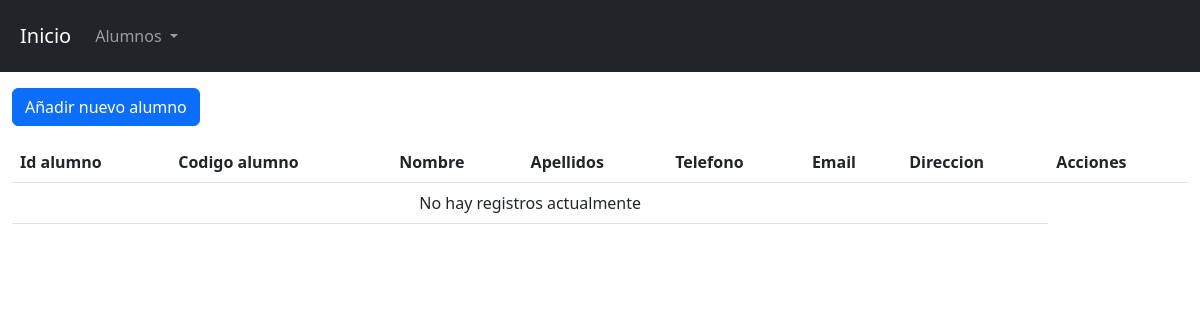
The app's page /view/username/index.php, older data.
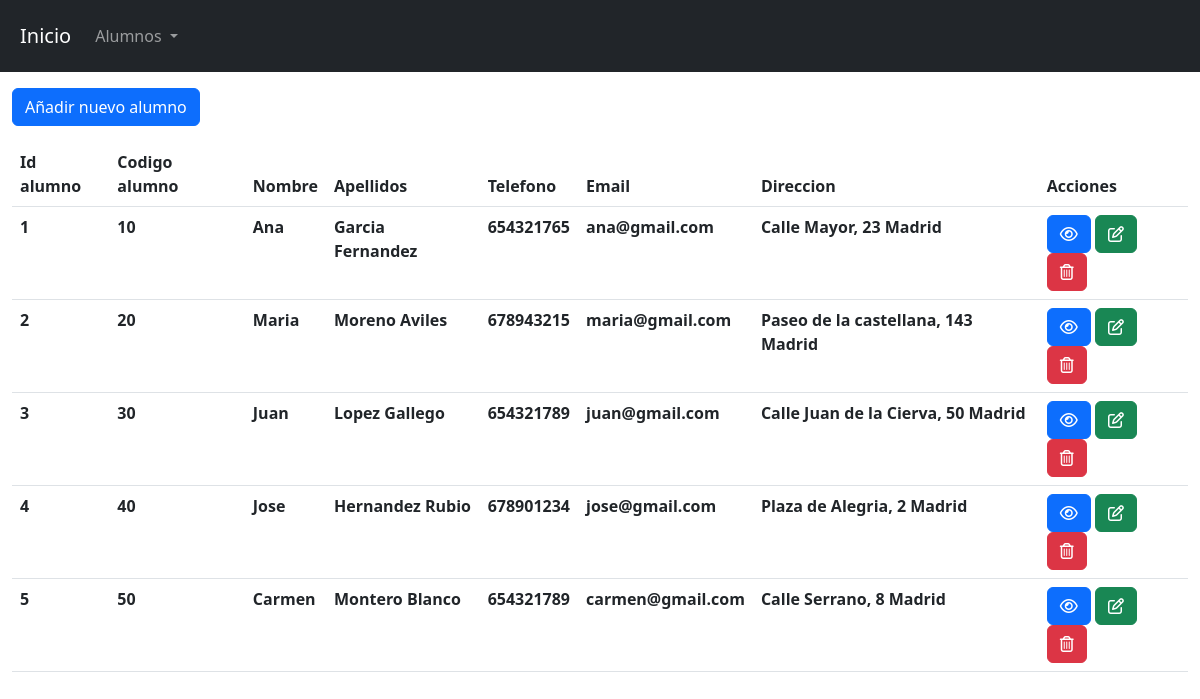
The same page, newer data.
### tables this page shows
CREATE TABLE `username` (
  `idAlumno` int(11) NOT NULL,
  `codigo` int(11) NOT NULL,
  `nombre` varchar(100) NOT NULL,
  `apellidos` varchar(100) NOT NULL,
  `telefono` int(11) NOT NULL,
  `email` varchar(100) NOT NULL,
  `direccion` varchar(255) NOT NULL,
  `idNota` int(11) NOT NULL,
  `idMatriculas` int(11) NOT NULL
);

### config/db.php (called while the page is built)
<?php
class Db {
    private $host = "localhost";
    private $dbname = "alumnos";
    private $user = "root";
    private $password = "";
    public function conexion() {
        try {
            $PDO = new PDO("mysql:host=".$this->host.";dbname=".$this->dbname,$this->user,$this->password);
            return $PDO;
        }catch(PDOException $e) {
            return $e->getMessage();
        }
    }
}
?>

### controller/usernameController.php (called while the page is built, shortened)
<?php
class UsernameController{
    private $model;
    public function __construct() {
        require_once("c://xampp/htdocs/RepasoNov/model/usernameModel.php");
        $this->model = new UsernameModel();
    }
    public function index() {
        return ($this->model->index()) ? $this->model->index() : false;
    }
}
?>

### model/usernameModel.php (called while the page is built, shortened)
<?php
class UsernameModel{
    private $PDO;
    public function __construct() {
        require_once("c://xampp/htdocs/RepasoNov/config/db.php");
        $con = new Db();
        $this->PDO = $con->conexion();
    }
    public function index() {
        $stament = $this->PDO->prepare("SELECT * FROM username");
        return ($stament->execute()) ? $stament->fetchAll() : false;
    }
}
?>

### view/username/index.php (the view, shortened to what this page needs)
<?php
require_once ("c://xampp/htdocs/RepasoNov/view/head/head.php");
require_once ("c://xampp/htdocs/RepasoNov/controller/usernameController.php");
$obj = new UsernameController();
$rows = $obj->index();
?>
<div class="mb-3">
    <a href="/RepasoNov/view/username/create.php" class="btn btn-primary">Añadir nuevo alumno</a>
</div>
<div class="table-responsive">
<table class="table table-hover">
    <thead>
        <tr>
            <th scope="col">Id alumno</th>
            <th scope="col">Codigo alumno</th>
            <th scope="col">Nombre</th>
            <th scope="col">Apellidos</th>
            <th scope="col">Telefono</th>
            <th scope="col">Email</th>
            <th scope="col">Direccion</th>
            <th scope="col">Acciones</th>
        </tr>
    </thead>
    <tbody>
    <?php if($rows): ?>
      <?php foreach($rows as $row): ?>
    <tr>
            <th><?= $row[0]?></th>
            <th><?= $row[1]?></th>
            <th><?= $row[2]?></th>
            <th><?= $row[3]?></th>
            <th><?= $row[4]?></th>
            <th><?= $row[5]?></th>
            <th><?= $row[6]?></th>
            <th>
                <a href="show.php?idAlumno=<?= $row[0]?>" class="btn btn-primary" title="Ver"><i class="fa-regular fa-eye"></i></a>
                <a href="edit.php?idAlumno=<?= $row[0]?>" class="btn btn-success" title="Actualizar"><i class="fa-regular fa-pen-to-square"></i></a>
    <a href="delete.php?idAlumno" class="btn btn-danger" data-bs-toggle="modal" data-bs-target="#exampleModal" title="Eliminar"><i class="fa-regular fa-trash-can"></i></a>
     </th>
        </tr>
        <?php endforeach; ?>
        <?php else: ?>
            <tr>
                <td colspan="7" class="text-center">No hay registros actualmente</td>
            </tr>
    <?php endif; ?>
    </tbody>
</table>
</div>
<?php
require_once ("c://xampp/htdocs/RepasoNov/view/head/footer.php");
?>

### view/head/head.php (shortened to what this page needs)
<!doctype html>
<html lang="en">
  <head>
    <link href="https://cdn.jsdelivr.net/npm/bootstrap@5.2.2/dist/css/bootstrap.min.css" rel="stylesheet">
    <link href="https://cdnjs.cloudflare.com/ajax/libs/font-awesome/6.2.1/css/all.min.css" rel="stylesheet">
  </head>
  <body>
    <div class="container-fluid bg-dark p-2 mb-3">
  <nav class="navbar navbar-expand-lg navbar-dark bg-dark">
  <div class="container-fluid">
    <a class="navbar-brand" href="/RepasoNov/index.php">Inicio</a>
    <div class="collapse navbar-collapse" id="navbarNavDropdown">
      <ul class="navbar-nav">
        <li class="nav-item dropdown">
          <a class="nav-link dropdown-toggle" href="#" role="button" data-bs-toggle="dropdown" aria-expanded="false">
            Alumnos
          </a>
        </li>
      </ul>
    </div>
  </div>
</nav>
</div>
<div class="container-fluid">

### view/head/footer.php (shortened to what this page needs)
</div>
  </body>
</html>

Row changes from the older to the newer data that the page shows:
added username: idAlumno "1", codigo "10", nombre "Ana", apellidos "Garcia Fernandez", telefono "654321765", email "ana@gmail.com", direccion "Calle Mayor, 23 Madrid"
added username: idAlumno "2", codigo "20", nombre "Maria", apellidos "Moreno Aviles", telefono "678943215", email "maria@gmail.com", direccion "Paseo de la castellana, 143 Madrid"
added username: idAlumno "3", codigo "30", nombre "Juan", apellidos "Lopez Gallego", telefono "654321789", email "juan@gmail.com", direccion "Calle Juan de la Cierva, 50 Madrid"
added username: idAlumno "4", codigo "40", nombre "Jose", apellidos "Hernandez Rubio", telefono "678901234", email "jose@gmail.com", direccion "Plaza de Alegria, 2 Madrid"
added username: idAlumno "5", codigo "50", nombre "Carmen", apellidos "Montero Blanco", telefono "654321789", email "carmen@gmail.com", direccion "Calle Serrano, 8 Madrid"
Text that changed along with them:
text no longer shown: "No hay registros actualmente"
